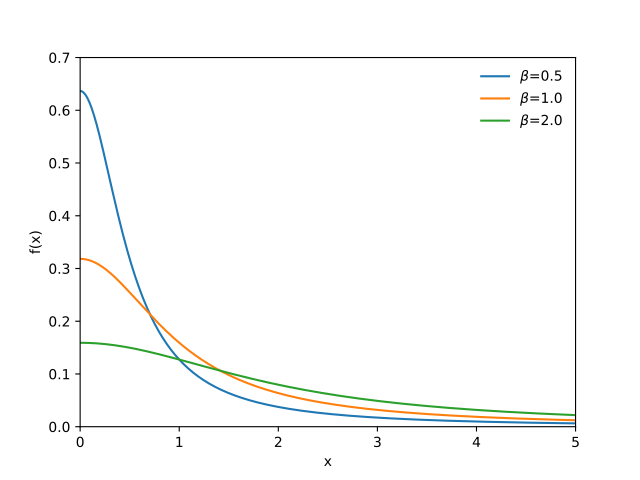

Generate this figure with Python:
import matplotlib.pyplot as plt
import numpy as np
import scipy.stats as st
x = np.linspace(0.0, 5.0, 1000)
fig, ax = plt.subplots()
f = lambda b : st.cauchy.pdf(x, scale=b)
plot_pdf = lambda b : ax.plot(x, f(b), label=r'$\beta$={0}'.format(b))
plot_pdf(0.5)
plot_pdf(1.0)
plot_pdf(2.0)
plt.legend(loc='upper right', frameon=False)
ax.set(xlim=[0,5], ylim=[0,0.7], xlabel='x', ylabel='f(x)')
plt.show()
